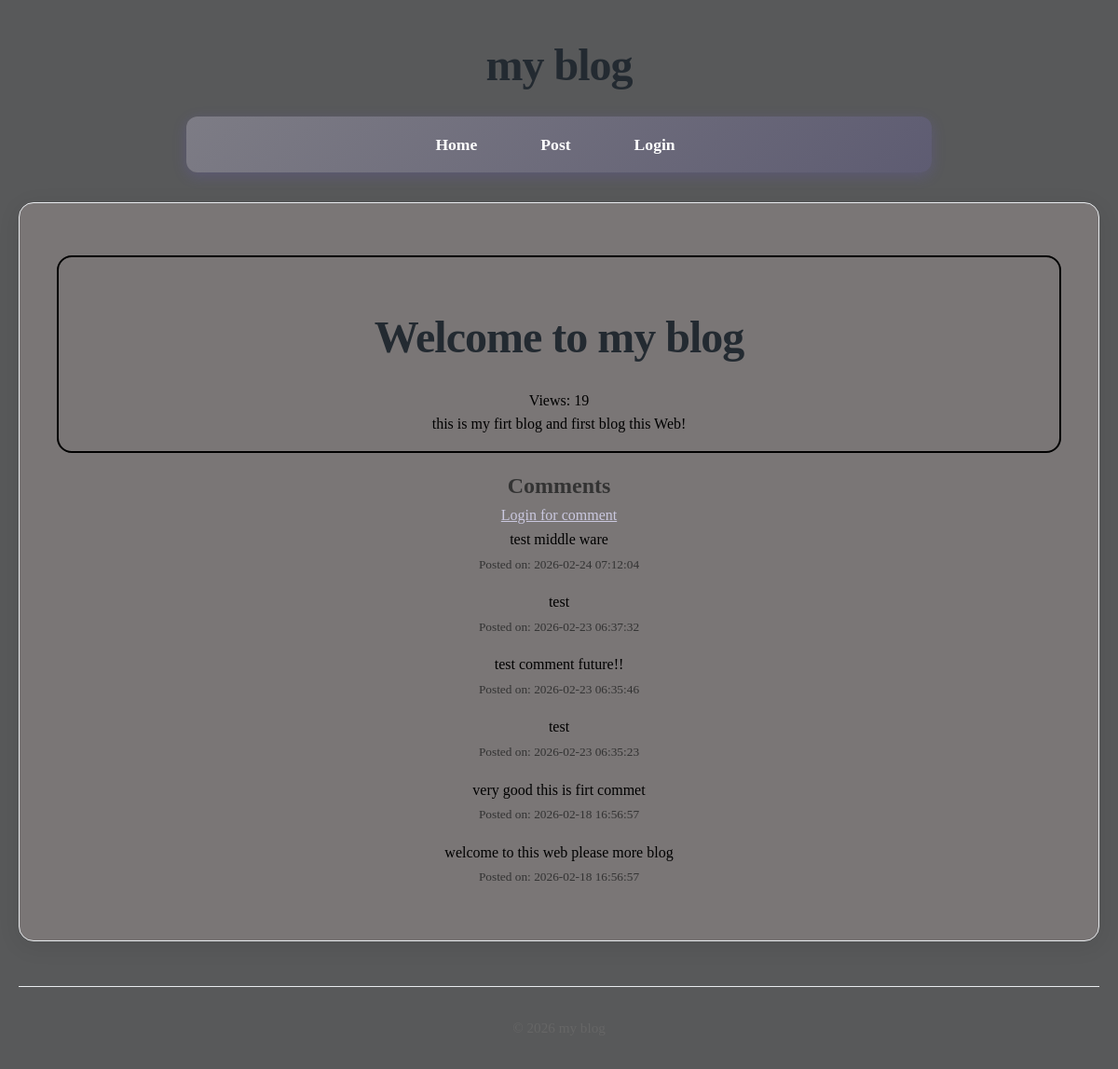
/post/1, run on the app's committed database.
### tables this page shows
CREATE TABLE posts(
    id INTEGER PRIMARY KEY AUTOINCREMENT,
    title TEXT NOT NULL,
    content TEXT NOT NULL,
    views INTEGER DEFAULT 0,
    user_id INTEGER NOT NULL,
    created_at DATETIME DEFAULT CURRENT_TIMESTAMP,
    FOREIGN KEY (user_id) REFERENCES users (id)
);

CREATE TABLE comments(
    id INTEGER PRIMARY KEY AUTOINCREMENT,
    content TEXT NOT NULL,
    user_id INTEGER NOT NULL,
    post_id INTEGER NOT NULL,
    created_at DATETIME DEFAULT CURRENT_TIMESTAMP,
    FOREIGN KEY (user_id) REFERENCES users (id),
    FOREIGN KEY (post_id) REFERENCES posts (id)
);

### core/View.php (called while the page is built, shortened)
<?php
class View{
    protected static $globals = [];
    public static function share(string $key , mixed $value): void{
        static::$globals[$key] = $value;
    }
    public static function render(string $template , array $data = [] , $layout = null): string{
        $data = [...static::$globals , ...$data];
        $content = static::renderTemplate($template, $data);
        return static::renderLayout($layout , $data, $content);
    }
    protected static function renderTemplate(string $template , array $data): string{
        extract($data);
        $path = dirname(__DIR__) . "/app/Views/$template.php";
        require $path;
        return ob_get_clean();
    }
     protected static function renderLayout(?string $template , array $data, string $content):string{
        return ob_get_clean();
    }
}

### app/Controllers/PostController.php (called while the page is built, shortened)
<?php
class PostController{
    public function show($id)
{
    $post = Post::find($id);
    $comments = Comment::forPost($id);
    return View::render(
        template: 'post/show',
        layout: 'layouts/main',
        data: [
            'post' => $post,
            'comments' => $comments,
            'user' => Auth::user()
        ]
    );
}
}

### core/Router.php (called while the page is built, shortened)
<?php
class Router{
    protected array $routes = [];
    protected array $globalMiddleware = [];
    protected array $routeMiddleware = [];
    public function add(string $method ,string $uri ,string $controller , array $middlewares = []): void{
        $this->routes[] = [
            'method' => $method,
            'uri' => $uri,
            'controller' => $controller,
            'middlewares' => $middlewares
        ];
    }
    public function addGlobalMiddleware(string $middleware):void {
        $this->globalMiddleware[] = $middleware;
    }
    public function addRouteMiddleware(string $name,string $middleware):void {
        $this->routeMiddleware[$name] = $middleware;
    }
    public function dispatch(string $uri ,string $method){
        $route = $this->findRoute($uri , $method);
        $middlewares = [
            ...$this->globalMiddleware,
            ...array_map(fn($name)=>$this->routeMiddleware[$name],$route['middlewares'])
        ];
       return $this->runMiddleware(
        $middlewares,
        function () use ($route) {
            [$controller , $action] = explode('@' , $route['controller']);
            return $this->callAction($controller , $action , $route['params']);
        }
       );
    }
    protected function runMiddleware(array $middlewares , callable $target): mixed{
        $next = $target;
        foreach(array_reverse($middlewares) as $middleware){
            $next = function() use ($middleware , $next){
                error_log("Middle ware : running $middleware");
                return (new $middleware)->handle($next);
            };
        }
        return $next();
    }
    protected function findRoute(string $uri , string $method): ?array{
        foreach($this->routes as $route){
            $params = $this->matchRoute($route['uri'] , $uri);
            if($params !== null && $route['method'] === $method){
                return [...$route , 'params' => $params];
            }
        }
        return null;
    }
    protected function matchRoute(string $routeUri,string $requestUri): ?array{
        $routeSegments = explode('/', trim($routeUri,'/'));
        $requestSegments = explode('/', trim($requestUri,'/'));
        if(count($routeSegments) !== count($requestSegments)){
            return null;
        }
        $params = [];
        foreach($routeSegments as $index => $routeSegment){
            if(str_starts_with($routeSegment,'{') && str_ends_with($routeSegment,'}')){
                $params[trim($routeSegment,'{}')] = $requestSegments[$index];
            }elseif($routeSegment !== $requestSegments[$index]){
                return null;
            }
        }
        return $params;
    }
    protected function callAction(string $controller,string $action,array $params): string{
        return (new $controller)->$action(... $params);
    }
}

### app/Middlewares/CSRF.php (called while the page is built, shortened)
<?php
class CSRF implements MiddleWare{
    public function handle(callable $next){
      return $next();
    }
}

### app/Middlewares/View.php (called while the page is built, shortened)
<?php
class View implements MiddleWare{
    public function handle(callable $next){
      return $next();
    }
}

### core/App.php (called while the page is built, shortened)
<?php
class App{
    protected static $container = [];
    public static function bind(string $key, mixed $value): void{
        static::$container[$key] = $value;
    }
    public static function get(string $key): mixed{
        return static::$container[$key];
    }
}

### core/Model.php (called while the page is built, shortened)
<?php
abstract class Model{
    protected static string $table;
    public static function find(mixed $id): ?static
{
    $db = App::get('database');
    $result = $db->fetch(
        "SELECT * FROM " . static::$table . " WHERE id = ?",
        [$id],
        static::class
    );
    return $result;
}
}

### core/DataBase.php (called while the page is built, shortened)
<?php
class DataBase{
    protected $pdo;
    public function __construct(array $config){
        try {
            $dsn = $this->createDsn($config);
            $username = $config['username'] ?? null;
            $password = $config['password'] ?? null;
            $options = $config['options'] ?? null;
            $this->pdo = new PDO($dsn , $username , $password , $options);
            $this->pdo->setAttribute(PDO::ATTR_ERRMODE,PDO::ERRMODE_EXCEPTION);
        } catch (PDOException $e) {
            throw new Exception("Could not connect to the database:" . $e);
        }
    }
    protected function createDsn(array $config): string{
        $driver = $config['driver'];
        $dbname = $config['dbname'];
        return match ($driver) {
            'sqlite' => "sqlite:$dbname",
            default => throw new Exception("Unsupported database driver: $driver") ,
        };
    }
    public function query(string $sql, array $params = []): PDOStatement{
        $stmt = $this->pdo->prepare($sql);
        $stmt->execute($params);
        return $stmt;
    }
    public function fetchAll(string $sql,array $params = [], ?string $classname = null): array{
        $stmt = $this->query($sql,$params);
        return $classname ? $stmt->fetchAll(PDO::FETCH_CLASS , $classname) : $stmt->fetchAll(PDO::FETCH_ASSOC);
    }
    public function fetch(string $query, array $params = [], ?string $class = null)
{
    $stmt = $this->query($query, $params);
    if ($class) {
        $result = $stmt->fetchObject($class);
        return $result === false ? null : $result;
    }
    $result = $stmt->fetch(PDO::FETCH_ASSOC);
    return $result === false ? null : $result;
}
}

### app/Models/Comment.php (called while the page is built, shortened)
<?php
class Comment extends Model{
    public static function forPost($postId): array{
        $db = App::get('database');
        return $db->fetchAll(
            "SELECT * FROM comments WHERE post_id = ? ORDER BY created_at DESC ",
            [$postId],
            static::class
        );
    }
}

### app/Views/post/show.php (the view)
<article class="article-blog">
    <h1 class="title-blog"><?= htmlspecialchars($post->title); ?></h1>
    <p class="view-blog">Views: <?= $post->views ?></p>
    <p class="content-blog">
        <?= nl2br(htmlspecialchars($post->content)) ?>
    </p>
</article>
<section>
    <h2 id="comments">Comments</h2>
    <?php if($user): ?>
        <form action="/post/<?= $post->id ?>/comment" method="POST" >
        <?= csrf_token() ?>
        <textarea name="content" rows="3" style="resize: none;"></textarea>
        <button type="submit">Send</button>
        </form>
    <?php else: ?>
    <p><a href="/login">Login for comment</a></p>
    <?php endif; ?>
    <?php foreach($comments as $comment): ?>
        <div class="div-comment">
            <p class="p-comment">
                <?= nl2br(htmlspecialchars($comment->content)) ?>
            </p>
            <small>Posted on: <?= $comment->created_at ?></small>
        </div>
    <?php endforeach; ?>
</section>

### public/style/style-form.css (style rules this page uses)
body { text-align: center; align-items: center; justify-content: center; }

### public/style/style-main.css (style rules this page uses)
* { margin: 0; padding: 0; box-sizing: border-box; }
body { font-family: Cambria, Cochin, Georgia, Times, 'Times New Roman', serif; line-height: 1.6; color: #333; background-color: #58595a; max-width: 1200px; margin: 0 auto; padding: 0 20px; }
h1 { text-align: center; margin: 2rem 0 1rem; font-size: 3rem; color: #232a31; font-weight: 700; letter-spacing: -1px; }
h1::after { margin-left: 10px; }
article { margin-bottom: 1rem; margin-top: 1rem; padding: 1rem; border: 1px solid gray; border-radius: 1rem; transition: 300ms ease-in; }
body { animation: fadeIn 0.5s ease-out; }
a { color: #cac8df; transition: color 0.3s ease; }
.div-comment { margin-bottom: 1rem; }
.p-comment { color: black; }
.article-blog { border: 2px solid black; color: black; }

### data on the page
posts: title "Welcome to my blog", views "19", content "this is my firt blog and first blog this Web!"
comments: content "test middle ware", created_at "2026-02-24 07:12:04"
comments: content "test", created_at "2026-02-23 06:37:32"
comments: content "test comment future!!", created_at "2026-02-23 06:35:46"
comments: content "test", created_at "2026-02-23 06:35:23"
comments: content "very good this is firt commet", created_at "2026-02-18 16:56:57"
comments: content "welcome to this web please more blog", created_at "2026-02-18 16:56:57"
